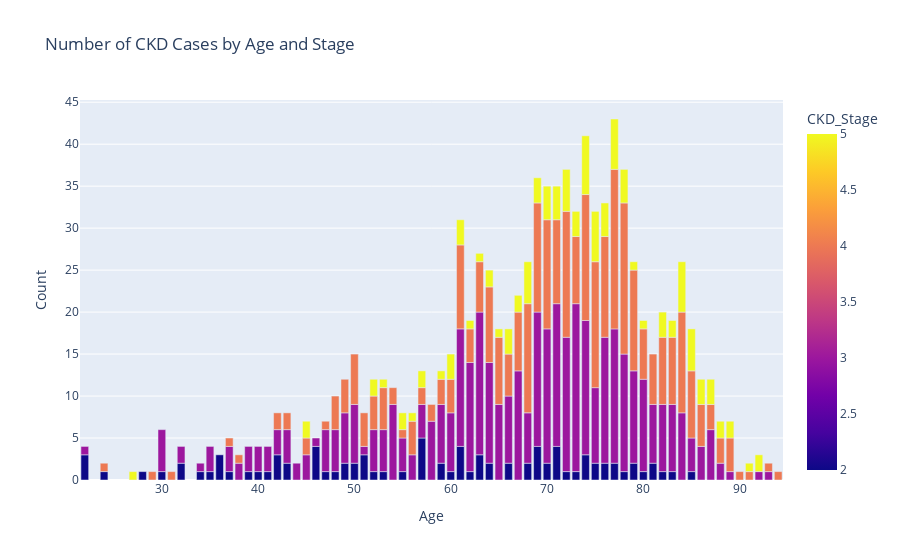

Source (notebook cell):
### Code cell
import plotly.express as px

line_data = data.groupby(['Age', 'CKD_Stage']).size().reset_index(name='Count')

fig_p = px.bar(
    line_data,
    x='Age',
    y='Count',
    color='CKD_Stage',
    title='Number of CKD Cases by Age and Stage',
    barmode='stack'  # or 'group' if you prefer side-by-side
)
# fig_p.update_layout(width=1000, height=600)
fig_p.show()

### Figure 1 — Plotly figure (JSON) as saved in the notebook; plotly's stock layout.template omitted (floating-point values rounded to 4 significant figures; data arrays with more than 128 entries replaced by an {"elided": "..."} marker saying what was removed)
{"data": [{"alignmentgroup": "True", "hovertemplate": "Age=%{x}<br>Count=%{y}<br>CKD_Stage=%{marker.color}<extra></extra>", "legendgroup": "", "marker": {"color": {"elided": "202 int values"}, "coloraxis": "coloraxis", "pattern": {"shape": ""}}, "name": "", "offsetgroup": "", "orientation": "v", "showlegend": false, "textposition": "auto", "type": "bar", "x": {"elided": "202 int values"}, "xaxis": "x", "y": {"elided": "202 int values"}, "yaxis": "y"}], "layout": {"barmode": "stack", "coloraxis": {"colorbar": {"title": {"text": "CKD_Stage"}}, "colorscale": [[0, "#0d0887"], [0.1111, "#46039f"], [0.2222, "#7201a8"], [0.3333, "#9c179e"], [0.4444, "#bd3786"], [0.5556, "#d8576b"], [0.6667, "#ed7953"], [0.7778, "#fb9f3a"], [0.8889, "#fdca26"], [1, "#f0f921"]]}, "legend": {"tracegroupgap": 0}, "title": {"text": "Number of CKD Cases by Age and Stage"}, "xaxis": {"anchor": "y", "domain": [0, 1], "title": {"text": "Age"}}, "yaxis": {"anchor": "x", "domain": [0, 1], "title": {"text": "Count"}}}}
